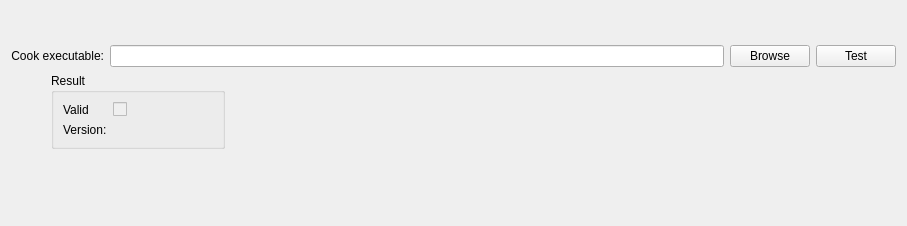
<?xml version="1.0" encoding="UTF-8"?>
<ui version="4.0">
 <class>qook::cook::ToolSelection</class>
 <widget class="QWidget" name="qook::cook::ToolSelection">
  <property name="geometry">
   <rect>
    <x>0</x>
    <y>0</y>
    <width>907</width>
    <height>226</height>
   </rect>
  </property>
  <property name="windowTitle">
   <string>Form</string>
  </property>
  <layout class="QVBoxLayout" name="verticalLayout_2">
   <item>
    <spacer name="verticalSpacer_2">
     <property name="orientation">
      <enum>Qt::Vertical</enum>
     </property>
     <property name="sizeHint" stdset="0">
      <size>
       <width>20</width>
       <height>0</height>
      </size>
     </property>
    </spacer>
   </item>
   <item>
    <layout class="QHBoxLayout" name="horizontalLayout_3">
     <item>
      <layout class="QVBoxLayout" name="verticalLayout">
       <item>
        <layout class="QHBoxLayout" name="horizontalLayout">
         <item>
          <widget class="QLabel" name="label">
           <property name="text">
            <string>Cook executable:</string>
           </property>
           <property name="alignment">
            <set>Qt::AlignRight|Qt::AlignTrailing|Qt::AlignVCenter</set>
           </property>
          </widget>
         </item>
         <item>
          <widget class="QLineEdit" name="filename"/>
         </item>
         <item>
          <widget class="QPushButton" name="browse">
           <property name="text">
            <string>Browse</string>
           </property>
          </widget>
         </item>
         <item>
          <widget class="QPushButton" name="test">
           <property name="text">
            <string>Test</string>
           </property>
          </widget>
         </item>
        </layout>
       </item>
       <item>
        <layout class="QHBoxLayout" name="horizontalLayout_2">
         <item>
          <spacer name="horizontalSpacer">
           <property name="orientation">
            <enum>Qt::Horizontal</enum>
           </property>
           <property name="sizeType">
            <enum>QSizePolicy::Fixed</enum>
           </property>
           <property name="sizeHint" stdset="0">
            <size>
             <width>40</width>
             <height>20</height>
            </size>
           </property>
          </spacer>
         </item>
         <item>
          <widget class="QGroupBox" name="groupBox">
           <property name="title">
            <string>Result</string>
           </property>
           <layout class="QGridLayout" name="gridLayout_2">
            <item row="2" column="0">
             <widget class="QLabel" name="VersionLbl">
              <property name="text">
               <string>Version:</string>
              </property>
             </widget>
            </item>
            <item row="0" column="2">
             <widget class="QCheckBox" name="isValid">
              <property name="enabled">
               <bool>false</bool>
              </property>
              <property name="text">
               <string/>
              </property>
              <property name="checkable">
               <bool>true</bool>
              </property>
             </widget>
            </item>
            <item row="2" column="2">
             <widget class="QLabel" name="version">
              <property name="minimumSize">
               <size>
                <width>100</width>
                <height>0</height>
               </size>
              </property>
              <property name="text">
               <string/>
              </property>
             </widget>
            </item>
            <item row="0" column="0">
             <widget class="QLabel" name="ValidLbl">
              <property name="text">
               <string>Valid</string>
              </property>
             </widget>
            </item>
           </layout>
          </widget>
         </item>
         <item>
          <spacer name="horizontalSpacer_2">
           <property name="orientation">
            <enum>Qt::Horizontal</enum>
           </property>
           <property name="sizeHint" stdset="0">
            <size>
             <width>1</width>
             <height>1</height>
            </size>
           </property>
          </spacer>
         </item>
        </layout>
       </item>
      </layout>
     </item>
    </layout>
   </item>
   <item>
    <spacer name="verticalSpacer">
     <property name="orientation">
      <enum>Qt::Vertical</enum>
     </property>
     <property name="sizeHint" stdset="0">
      <size>
       <width>20</width>
       <height>66</height>
      </size>
     </property>
    </spacer>
   </item>
  </layout>
 </widget>
 <resources/>
 <connections/>
</ui>
